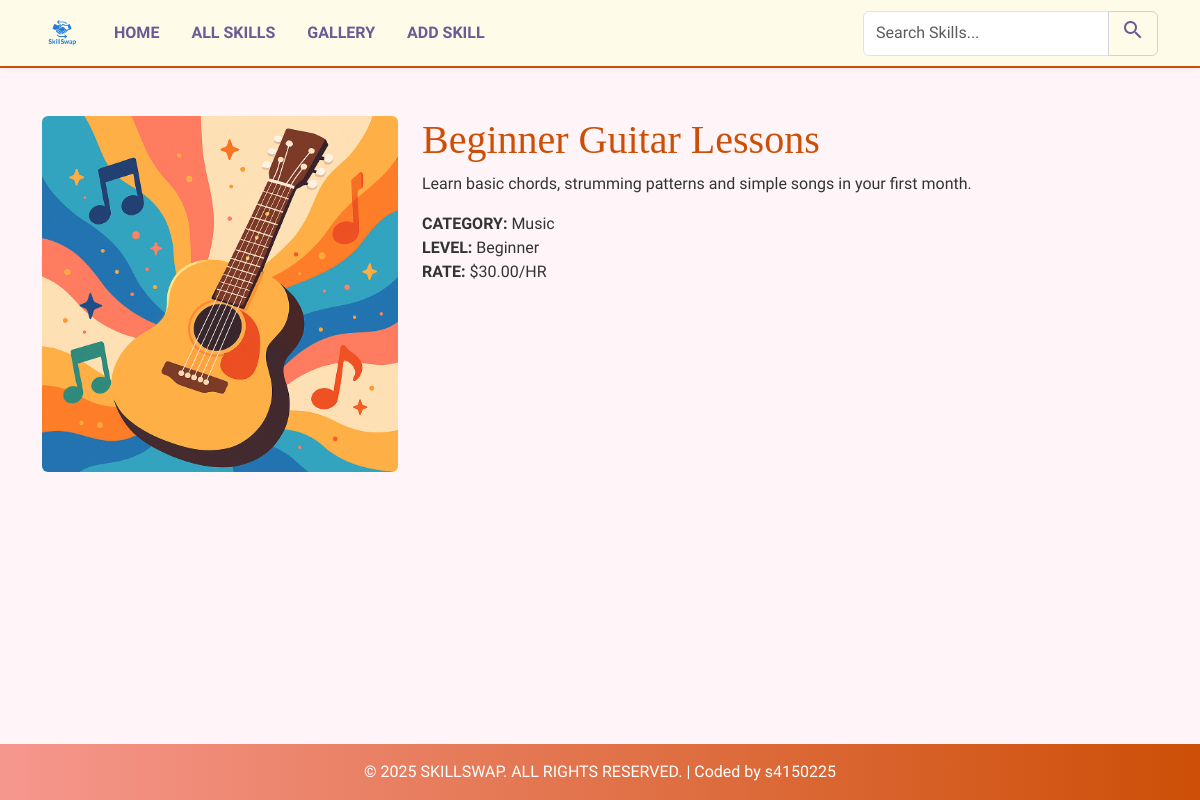
Page /details.php?id=1 on the committed database.
### tables this page shows
CREATE TABLE `skills` (
  `id` int(11) NOT NULL,
  `title` varchar(255) NOT NULL,
  `description` text NOT NULL,
  `category` varchar(100) NOT NULL,
  `level` varchar(50) NOT NULL,
  `rate` decimal(10,2) NOT NULL,
  `image` varchar(255) NOT NULL,
  `date_added` timestamp NOT NULL DEFAULT current_timestamp()
);

### details.php (the view, shortened to what this page needs)
<?php
include 'includes/db_connect.inc';
$skill_id = intval($_GET['id']);
$skill = null;
$sql = "SELECT title, description, category, level, rate, image FROM skills WHERE id = ?";
$stmt = mysqli_prepare($conn, $sql);
if ($stmt) {
    mysqli_stmt_bind_param($stmt, "i", $skill_id);
    mysqli_stmt_execute($stmt);
    $result = mysqli_stmt_get_result($stmt);
    if (mysqli_num_rows($result) == 1) {
        $skill = mysqli_fetch_assoc($result);
    } else {
        header("Location: skills.php");
        exit();
    }
}
include 'includes/header.inc';
?>
<?php if ($skill): ?>
<div class="row">
    <div class="col-md-4">
        <a href="#" data-bs-toggle="modal" data-bs-target="#imageModal" data-bs-img-src="assets/images/skills/<?php echo htmlspecialchars($skill['image']); ?>">
            <img src="assets/images/skills/<?php echo htmlspecialchars($skill['image']); ?>" class="img-fluid rounded mb-3" alt="<?php echo htmlspecialchars($skill['title']); ?>">
        </a>
    </div>
    <div class="col-md-8">
        <h1 class="page-title"><?php echo htmlspecialchars($skill['title']); ?></h1>
        <p><?php echo htmlspecialchars($skill['description']); ?></p>
        <ul class="list-unstyled">
            <li><strong>CATEGORY:</strong> <?php echo htmlspecialchars($skill['category']); ?></li>
            <li><strong>LEVEL:</strong> <?php echo htmlspecialchars($skill['level']); ?></li>
            <li><strong>RATE:</strong> $<?php echo htmlspecialchars(number_format($skill['rate'], 2)); ?>/HR</li>
        </ul>
    </div>
</div>
<?php else: ?>
    <p>Skill not found.</p>
<?php endif; ?>
<?php
include 'includes/footer.inc';
?>

### assets/css/styles.css (style rules this page uses)
:root { --primary-color: #cd4f07; --secondary-color: #6b5b95; --background-color: #fff5f8; --navbar-background: #FEFCE8; --text-color: #333333; --footer-gradient-start: #f6978e; --heading-font: 'Libre Baskerville', serif; --body-font: 'Ysabeau SC', sans-serif; }
body { font-family: var(--body-font); background-color: var(--background-color); color: var(--text-color); display: flex; flex-direction: column; min-height: 100vh; }
h1, h2, h3, h4, h5, h6, .page-title, .card-title { font-family: var(--heading-font); color: var(--primary-color); }

### rows in the picture
skills: image (picture), title "Beginner Guitar Lessons", description "Learn basic chords, strumming patterns and simple songs in your first month.", category "Music", level "Beginner", rate "30.00"
